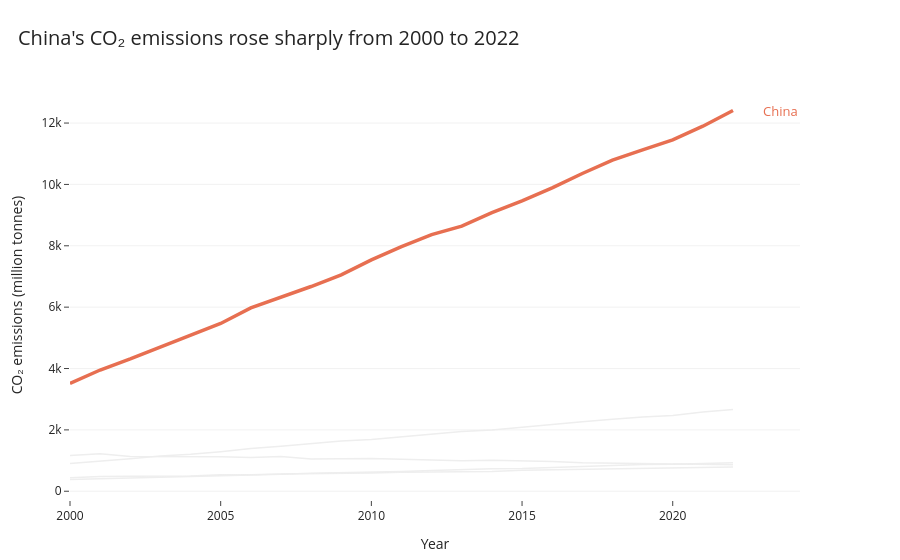

The notebook cell saved with this chart:
### Markdown cell above
---
## Task — Multi-Series Line Chart with Highlight

**What to build:** A line chart showing CO2 emissions over time for **all Asian countries** in the dataset, with one country highlighted.

**Requirements:**
- All countries shown (for context), but only **one highlighted in colour** — your choice which
- All other lines in grey (#EEEEEE), thinner
- Highlighted country **labelled directly** at the end of its line (not in a legend)
- Insight title that names the highlighted country and its story

### Code cell
# Task — Multi-series line with highlight

import pandas as pd
import plotly.graph_objects as go

# Load the dataset
df = pd.read_csv('C:\\Users\\ACER\\OneDrive\\Documents\\GitHub\\data-viz-class-material-w2026\\data\\co2_emissions.csv')

# Select all Asian countries
asia_df = df[df['Region'] == 'Asia'].copy()

# Country to highlight
highlight_country = 'China'
highlight_color = '#E76F51'

# Create the figure
fig = go.Figure()

# Add all countries except China in light grey
for country in asia_df['Country'].unique():
    if country != highlight_country:
        country_df = asia_df[asia_df['Country'] == country].sort_values('Year')

        fig.add_trace(go.Scatter(
            x=country_df['Year'],
            y=country_df['CO2_Mt'],
            mode='lines',
            name=country,
            line=dict(
                color='#EEEEEE',
                width=1.5
            ),
            hovertemplate=(
                '<b>' + country + '</b><br>'
                'Year: %{x}<br>'
                'CO₂ emissions: %{y:,.1f} Mt'
                '<extra></extra>'
            ),
            showlegend=False
        ))

# Add China as the highlighted line
china_df = asia_df[
    asia_df['Country'] == highlight_country
].sort_values('Year')

fig.add_trace(go.Scatter(
    x=china_df['Year'],
    y=china_df['CO2_Mt'],
    mode='lines',
    name=highlight_country,
    line=dict(
        color=highlight_color,
        width=3.5
    ),
    hovertemplate=(
        '<b>China</b><br>'
        'Year: %{x}<br>'
        'CO₂ emissions: %{y:,.1f} Mt'
        '<extra></extra>'
    ),
    showlegend=False
))

# Label China directly at the end of its line
last_year = china_df['Year'].iloc[-1]
last_emissions = china_df['CO2_Mt'].iloc[-1]

fig.add_annotation(
    x=last_year,
    y=last_emissions,
    text='China',
    showarrow=False,
    xshift=28,
    font=dict(
        size=13,
        color=highlight_color
    ),
    xanchor='left'
)

# Clean chart layout
fig.update_layout(
    title=dict(
        text="China's CO₂ emissions rose sharply from 2000 to 2022",
        x=0.02,
        xanchor='left',
        font=dict(size=20)
    ),
    xaxis_title='Year',
    yaxis_title='CO₂ emissions (million tonnes)',
    template='simple_white',
    showlegend=False,
    plot_bgcolor='white',
    paper_bgcolor='white',
    margin=dict(l=70, r=100, t=90, b=60),
    hovermode='x unified'
)

# Remove chart borders and heavy gridlines
fig.update_xaxes(
    showgrid=False,
    showline=False,
    zeroline=False,
    dtick=5
)

fig.update_yaxes(
    showgrid=True,
    gridcolor='#F2F2F2',
    gridwidth=1,
    showline=False,
    zeroline=False
)

# Display the chart
fig.show()

### Figure 1 — Plotly figure (JSON) as saved in the notebook; plotly's stock layout.template omitted (floating-point values rounded to 4 significant figures)
{"data": [{"hovertemplate": "<b>India</b><br>Year: %{x}<br>CO₂ emissions: %{y:,.1f} Mt<extra></extra>", "line": {"color": "#EEEEEE", "width": 1.5}, "mode": "lines", "name": "India", "showlegend": false, "type": "scatter", "x": [2000, 2001, 2002, 2003, 2004, 2005, 2006, 2007, 2008, 2009, 2010, 2011, 2012, 2013, 2014, 2015, 2016, 2017, 2018, 2019, 2020, 2021, 2022], "y": [901.6, 974.6, 1056.0, 1146.0, 1205.0, 1291.0, 1396.0, 1466.0, 1542.0, 1637.0, 1687.0, 1774.0, 1865.0, 1945.0, 1994.0, 2092.0, 2177.0, 2267.0, 2345.0, 2419.0, 2466.0, 2580.0, 2661.0]}, {"hovertemplate": "<b>Japan</b><br>Year: %{x}<br>CO₂ emissions: %{y:,.1f} Mt<extra></extra>", "line": {"color": "#EEEEEE", "width": 1.5}, "mode": "lines", "name": "Japan", "showlegend": false, "type": "scatter", "x": [2000, 2001, 2002, 2003, 2004, 2005, 2006, 2007, 2008, 2009, 2010, 2011, 2012, 2013, 2014, 2015, 2016, 2017, 2018, 2019, 2020, 2021, 2022], "y": [1166.0, 1220.0, 1136.0, 1131.0, 1151.0, 1127.0, 1101.0, 1133.0, 1050.0, 1061.0, 1064.0, 1042.0, 1005.0, 990.9, 1010.0, 996.6, 967.4, 925.1, 916.6, 914.5, 902.8, 898.1, 865.1]}, {"hovertemplate": "<b>South Korea</b><br>Year: %{x}<br>CO₂ emissions: %{y:,.1f} Mt<extra></extra>", "line": {"color": "#EEEEEE", "width": 1.5}, "mode": "lines", "name": "South Korea", "showlegend": false, "type": "scatter", "x": [2000, 2001, 2002, 2003, 2004, 2005, 2006, 2007, 2008, 2009, 2010, 2011, 2012, 2013, 2014, 2015, 2016, 2017, 2018, 2019, 2020, 2021, 2022], "y": [438.1, 481.5, 490.6, 490.8, 494.6, 537.2, 539.0, 566.1, 570.0, 585.4, 595.9, 620.6, 631.1, 649.6, 646.2, 686.5, 704.0, 706.0, 738.5, 750.8, 755.8, 777.3, 789.5]}, {"hovertemplate": "<b>Indonesia</b><br>Year: %{x}<br>CO₂ emissions: %{y:,.1f} Mt<extra></extra>", "line": {"color": "#EEEEEE", "width": 1.5}, "mode": "lines", "name": "Indonesia", "showlegend": false, "type": "scatter", "x": [2000, 2001, 2002, 2003, 2004, 2005, 2006, 2007, 2008, 2009, 2010, 2011, 2012, 2013, 2014, 2015, 2016, 2017, 2018, 2019, 2020, 2021, 2022], "y": [382.8, 400.4, 430.7, 453.8, 482.6, 501.9, 533.0, 551.8, 586.6, 602.5, 614.5, 647.3, 680.1, 717.7, 736.3, 738.2, 768.8, 813.7, 834.8, 872.3, 876.5, 898.5, 930.5]}, {"hovertemplate": "<b>China</b><br>Year: %{x}<br>CO₂ emissions: %{y:,.1f} Mt<extra></extra>", "line": {"color": "#E76F51", "width": 3.5}, "mode": "lines", "name": "China", "showlegend": false, "type": "scatter", "x": [2000, 2001, 2002, 2003, 2004, 2005, 2006, 2007, 2008, 2009, 2010, 2011, 2012, 2013, 2014, 2015, 2016, 2017, 2018, 2019, 2020, 2021, 2022], "y": [3514.0, 3952.0, 4312.0, 4692.0, 5079.0, 5468.0, 5974.0, 6323.0, 6673.0, 7053.0, 7543.0, 7972.0, 8365.0, 8641.0, 9078.0, 9466.0, 9887.0, 10360.0, 10790.0, 11130.0, 11450.0, 11900.0, 12410.0]}], "layout": {"annotations": [{"font": {"color": "#E76F51", "size": 13}, "showarrow": false, "text": "China", "x": 2022, "xanchor": "left", "xshift": 28, "y": 12410.0}], "hovermode": "x unified", "margin": {"b": 60, "l": 70, "r": 100, "t": 90}, "paper_bgcolor": "white", "plot_bgcolor": "white", "showlegend": false, "title": {"font": {"size": 20}, "text": "China's CO₂ emissions rose sharply from 2000 to 2022", "x": 0.02, "xanchor": "left"}, "xaxis": {"dtick": 5, "showgrid": false, "showline": false, "title": {"text": "Year"}, "zeroline": false}, "yaxis": {"gridcolor": "#F2F2F2", "gridwidth": 1, "showgrid": true, "showline": false, "title": {"text": "CO₂ emissions (million tonnes)"}, "zeroline": false}}}
